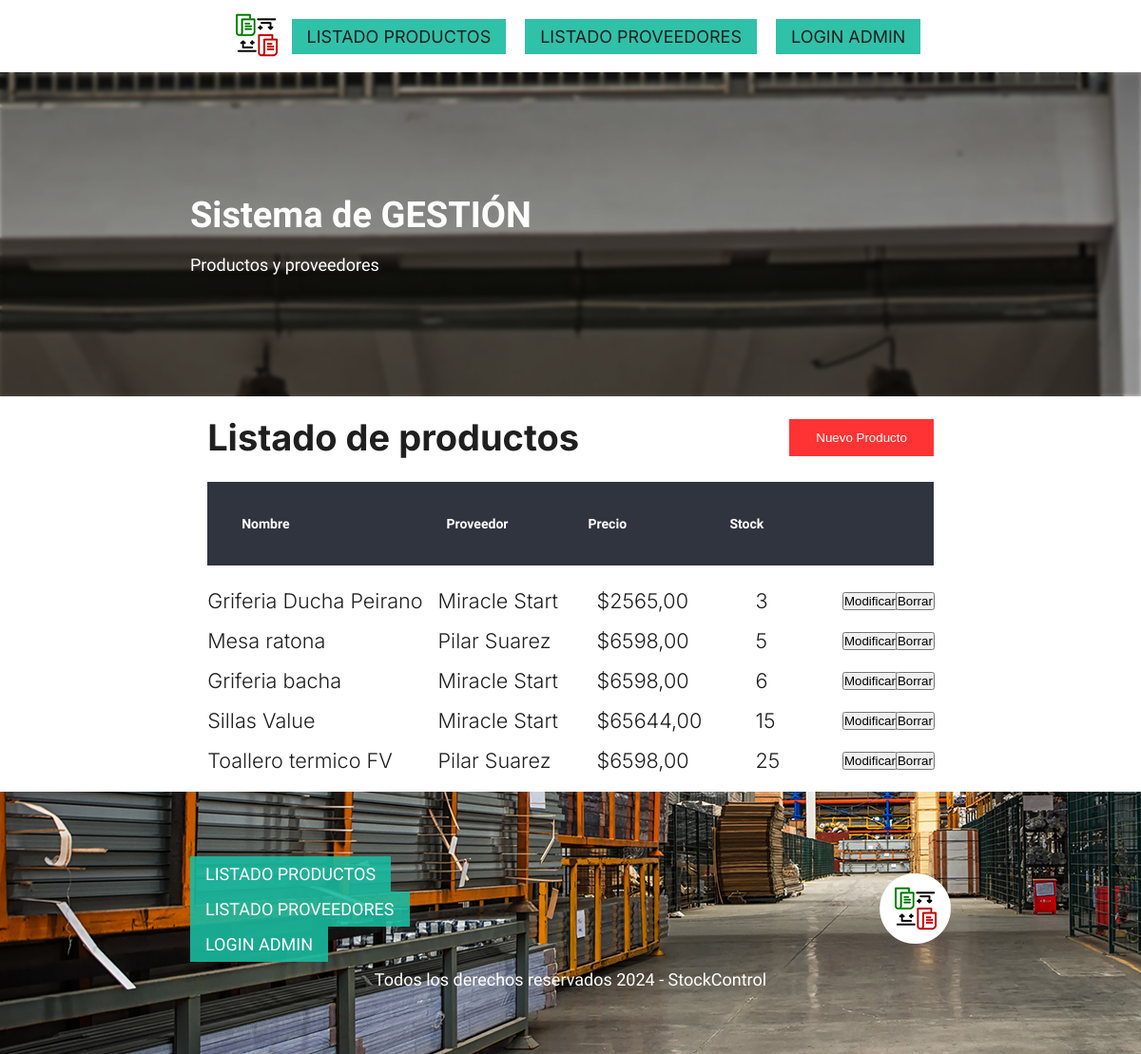
The page /productos on the database its author committed.
### compra/models.py (models this page shows, shortened)
class Producto(models.Model):
    nombre = models.CharField(max_length=100)
    precio = models.DecimalField(max_digits=10, decimal_places=2)
    stock_actual = models.IntegerField()
    proveedor = models.ForeignKey(Proveedor, on_delete=models.CASCADE, blank = True, null = True)

class Proveedor(models.Model):
    nombre = models.CharField(max_length=100, verbose_name="Nombre / Razon Social")
    apellido = models.CharField(max_length=100, blank = True, null = True)
    dni = models.CharField(max_length=11, verbose_name="DNI / CUIT")
    def __str__(self):
        return f"{self.nombre} {self.apellido}"

### compra/views.py (the view)
# urls.py: path('productos', views.lista_productos, name='lista_productos'),
def lista_productos(request):
    productos = Producto.objects.all()
    return render(request, 'lista_productos.html', {'productos': productos})

### compra/templates/lista_productos.html (shortened to what this page needs)
{% extends "inicio.html" %}
{% block content %}
<body class="grid-fixed">
  <main id="admin" class="container">
    <section class="admin__list">
      <div class="admin__header">
        <h2>Listado de productos</h2>
        <a href="{% url 'agregar_producto' %}"><input type="submit" class="form__btn btn btn--primary btn--large" value="Nuevo Producto"></a>
      </div>
      <div class="admin-table">
        <header class="admin-table__header">
          <h3>Nombre</h3>
          <h3>Proveedor</h3>
          <h3>Precio</h3>
          <h3>Stock</h3>
        </header>
        {% for producto in productos %}
        <article class="admin-table__row">
          <p>{{ producto.nombre }}</p>
          <p>{{ producto.proveedor}} </p>
          <p>${{ producto.precio }}</p>
          <p>{{ producto.stock_actual }}</p>
          <a href="{% url 'editar_producto' producto.id %}"><input type="submit"  value="Modificar"></a></li>
          <a href="#" onclick="confirmarBorrado({{ producto.id }})"><input type="submit" value="Borrar"></a>
        </article>
        {% endfor %}
      </div>
    </section>
  </main>
{% endblock %}

### stockControl/static/css/style.css (style rules this page uses)
.container { max-width: 800px; margin: 0 auto; }
.grid-fixed { display: grid; grid-template-rows: auto 1fr auto; min-height: 100vh; }

### stockControl/static/css/admin.css (style rules this page uses)
#admin { margin: var(--spacing-20) auto; display: flex; flex-direction: column; align-items: stretch; gap: var(--spacing-20); }
.admin__list { display: flex; flex-direction: column; gap: var(--spacing-24); }
.admin__header { display: flex; align-items: center; justify-content: space-between; }
.admin__header h2 { font-size: var(--font-jumbo) ; }
.admin__header a { display: flex; align-items: center; gap: var(--spacing-16); font-size: var(--font-medium); font-weight: 700; }
.admin-table { display: flex; flex-direction: column; gap: var(--spacing-16); }
.admin-table__header, .admin-table__row { display: grid; grid-template-columns: 3fr 2fr 2fr 1fr 40px 40px; align-items: center; gap: var(--spacing-16); font-size: var(--font-xsmall); font-weight: 300; }
.admin-table__header { margin-bottom: var(--spacing-8); }

### stockControl/static/css/buttons.css (style rules this page uses)
.btn { border: none; cursor: pointer; }
.btn--primary { background-color: var(--primary-solid); color: var(--light-font-solid); transition: background 0.2s ease-in-out; }
.btn--large { padding: var(--spacing-12) var(--spacing-28); }

### stockControl/static/css/header.css (style rules this page uses)
header { background-color: var(--dark-bg-solid); padding: var(--spacing-36); }

### stockControl/static/css/variables.css (style rules this page uses)
:root { --primary-solid: #ff3333; --primary-900: rgba(255, 51, 51, 0.9); --primary-500: rgba(255, 51, 51, 0.5); --primary-300: rgba(255, 51, 51, 0.3); --secondary-solid: rgb(26, 187, 160); --secondary-900: rgba(26, 187, 160, 0.9); --secondary-500: rgba(26, 187, 160, 0.5); --secondary-300: rgba(26, 187, 160, 0.3); --dark-solid: #1f1f1f; --dark-900: rgba(31, 31, 31, 0.9); --dark-500: rgba(31, 31, 31, 0.5); --dark-300: rgba(31, 31, 31, 0.3); --dark-bg-solid: #30343f; --light-bg-solid: #fafaff; --light-font-solid: #ffffff; --base-font: "Inter", sans-serif; --alternative-font: "Raleway", sans-serif; --font-display: 4.6em; --font-jumbo: 3.8em; --font-xlarge: 3em; --font-large: 2.4em; --font-medium: 1.8em; --font-small: 1.6em; --font-xsmall: 1.2em; --spacing-128: 12.8rem; --spacing-68: 6.8rem; --spacing-36: 3.6rem; --spacing-28: 2.8rem; --spacing-24: 2.4rem; --spacing-20: 2rem; --spacing-16: 1.6rem; --spacing-12: 1.2rem; --spacing-8: 0.8rem; }

### rows shown on the page
Producto: nombre "Griferia Ducha Peirano", proveedor "Miracle Start", precio "2565,00", stock_actual "3"
Producto: nombre "Mesa ratona", proveedor "Pilar Suarez", precio "6598,00", stock_actual "5"
Producto: nombre "Griferia bacha", proveedor "Miracle Start", precio "6598,00", stock_actual "6"
Producto: nombre "Sillas Value", proveedor "Miracle Start", precio "65644,00", stock_actual "15"
Producto: nombre "Toallero termico FV", proveedor "Pilar Suarez", precio "6598,00", stock_actual "25"
